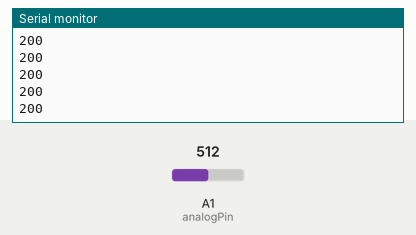
A sketch run on a simulated Arduino Uno, built with avr-gcc and run on an emulated ATmega328P. On the bench: the last lines printed to the serial monitor. The inputs (shaded band) are chosen by the test bench; at power-on: A1 (analogPin) = 512.

Above: at 1.2 s.
1.3 s: A1 (analogPin) set to 716
At 2.1 s:
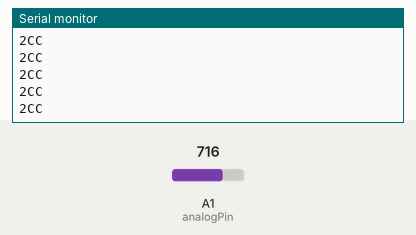
3.2 s: A1 (analogPin) set to 511
At 3.9 s:
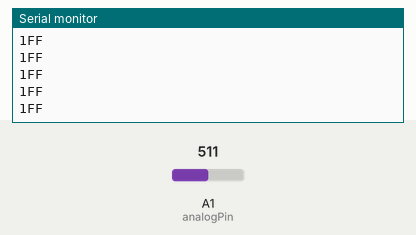
5.1 s: A1 (analogPin) set to 122
At 6.0 s:
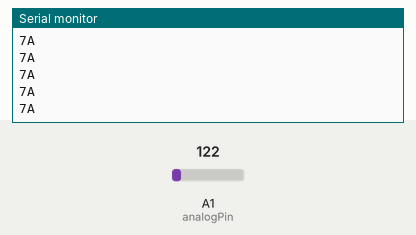
7.0 s: A1 (analogPin) set to 1023
At 7.6 s:
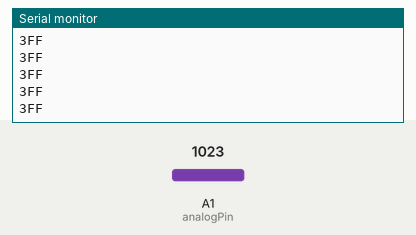

The sketch:

Oscope.ino
```cpp
#define analogPin 15

void setup() {
// put your setup code here, to run once:
Serial.begin(9600); //Set up serial connection
// Set up PWM output on pins 9,10 and 11 for different levels.
// You do it here because once it’s set up, it keeps running.
// You don’t need it in the main loop so it doesn’t interfere
// with the measurements.
// Once it’s running, attached the wire from A0 to each pin to
// see the square waveform generated by each value,

while(!Serial);
//Serial.println("Communication with Computer Established");

//
//pinMode(10, OUTPUT);
//pinMode(11, OUTPUT);
//pinMode(9, OUTPUT);
//analogWrite(9,25);
//analogWrite(10,128);
//analogWrite(11,200);
//
//// Now let’s set up a couple of basic digital pins
//pinMode(8, OUTPUT);
//digitalWrite(8, HIGH);
//pinMode(7, OUTPUT);
//digitalWrite(7, LOW);
//
//
//// Turn on Pin 13 LED so we see what’s happening there.
//
//pinMode(13, OUTPUT);
//digitalWrite(13, HIGH);


//Serial.println("Setup Complete");
}

void loop() {
  //Read analog pin
  int val = analogRead(analogPin);
  Serial.println(val, HEX);
//  Serial.println(val);
//  Serial.println();
  //Write analog value to serial port:
//  Serial.write( 0xff );
//  Serial.write( (val >> 8) & 0xff );
//  Serial.write( val & 0xff );
}
```

Measured:
- after the input at 1.3 s, the serial monitor: prints a new line after 0.07 s (image 1)
- after the input at 3.2 s, the serial monitor: prints a new line after 0.07 s (image 2)
- after the input at 5.1 s, the serial monitor: prints a new line after 0.07 s (image 3)
- after the input at 7.0 s, the serial monitor: prints a new line after 0.07 s (image 4)
